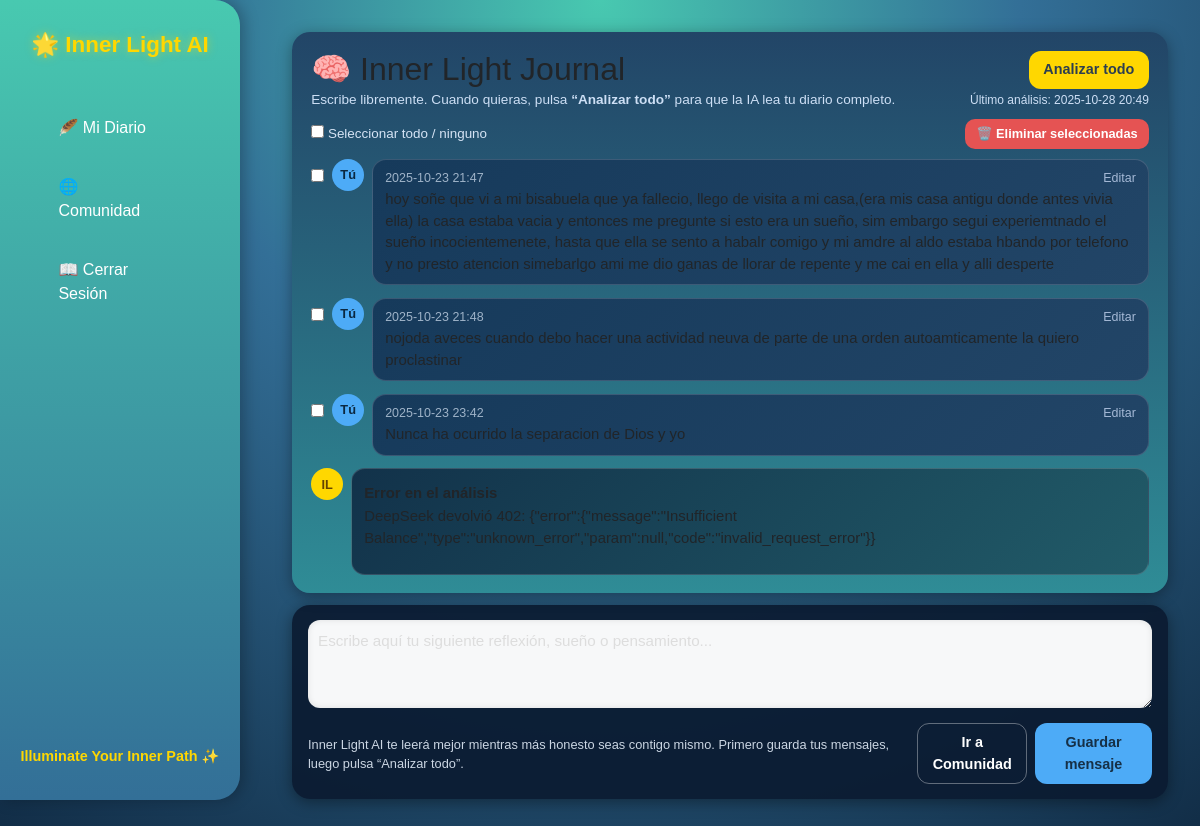
Before: /journal/ (signed in) with the older database file.
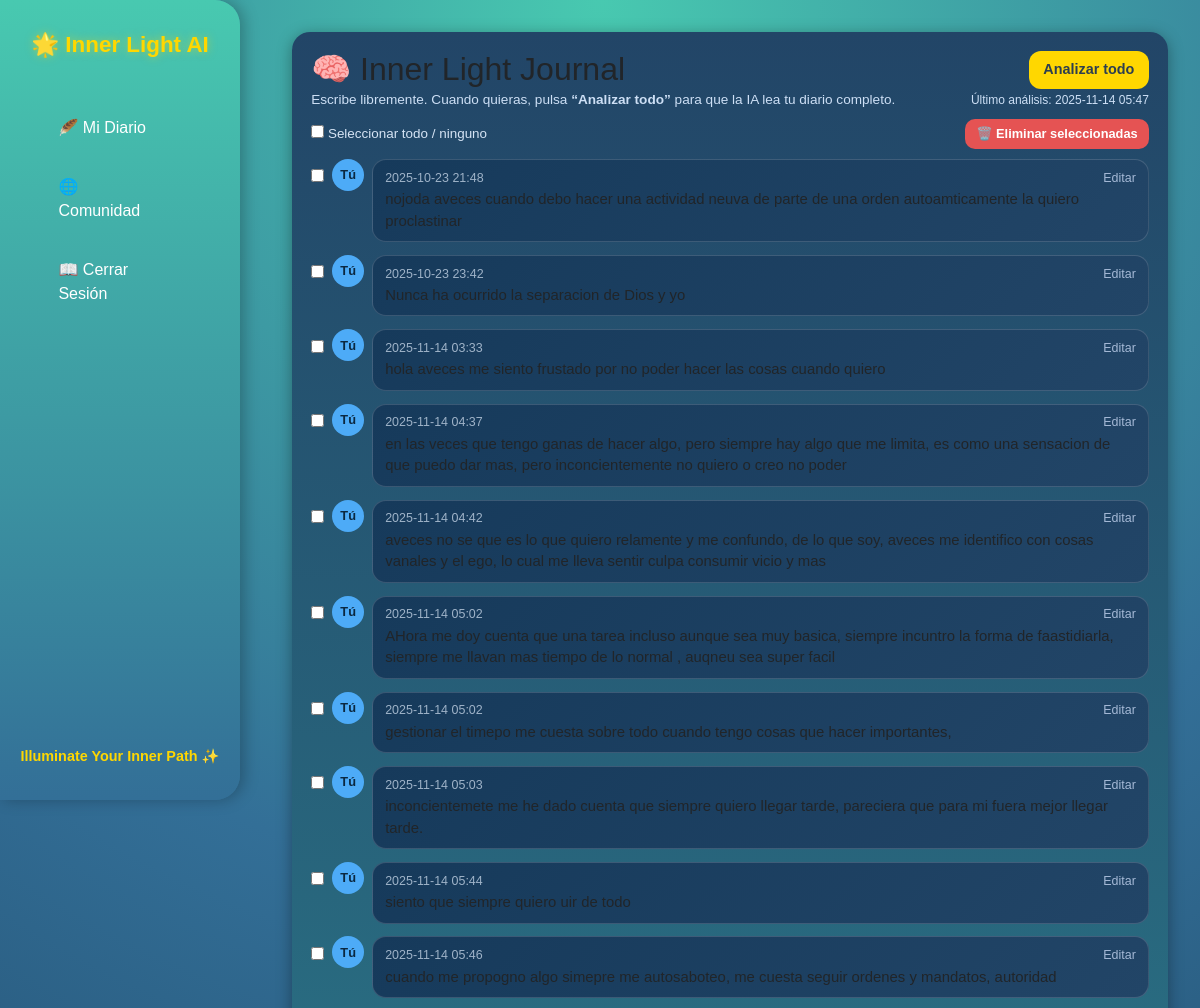
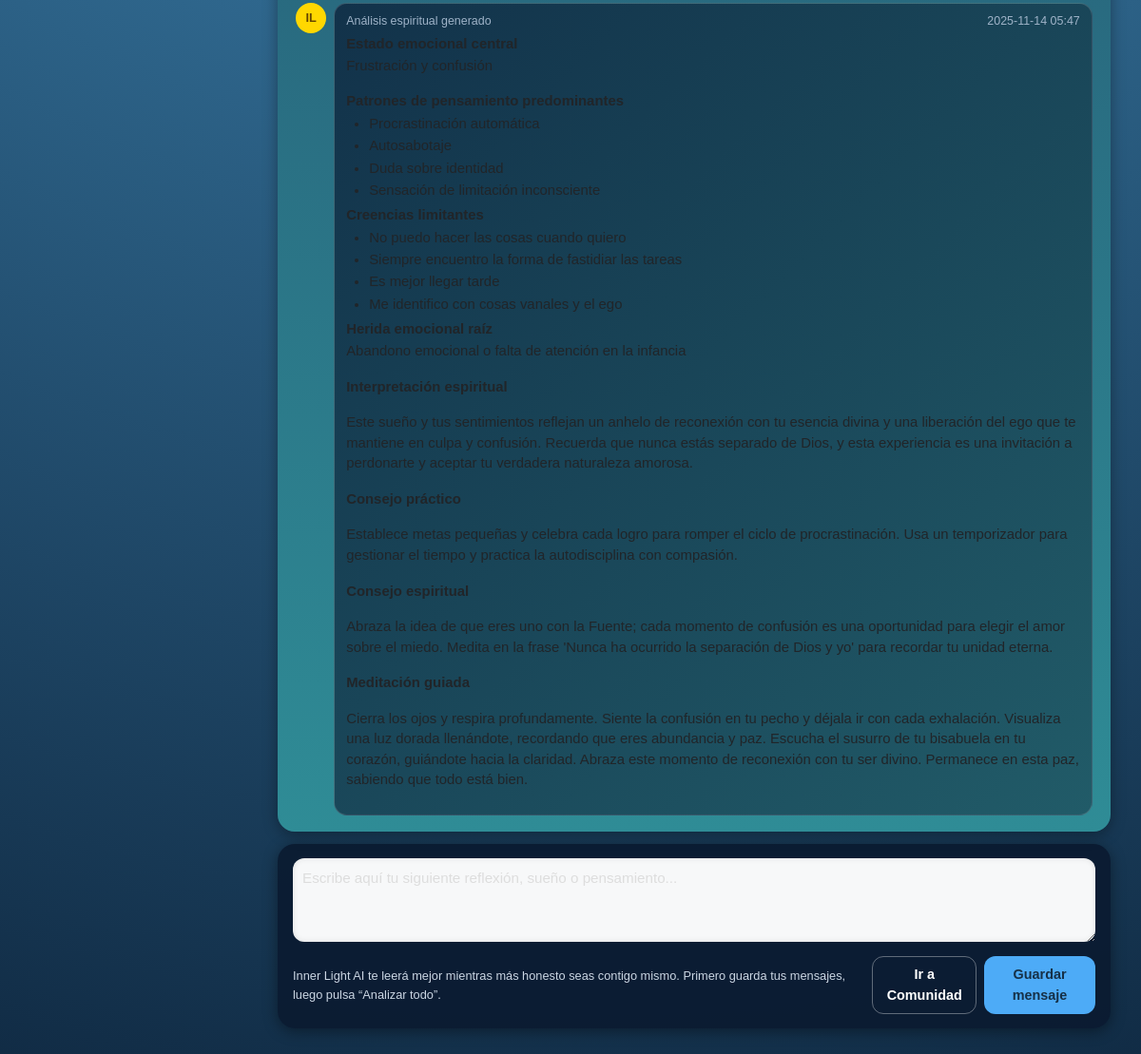
After: the same page with the newer database file (2 pictures, top to bottom).
### journal/models.py (models this page shows, shortened)
class JournalAnalysis(models.Model):
    user = models.ForeignKey(User, on_delete=models.CASCADE, related_name='journal_analyses')
    result_json = models.TextField()
    created_at = models.DateTimeField(auto_now_add=True)
    class Meta:
        ordering = ['-created_at']

class JournalEntry(models.Model):
    user = models.ForeignKey(User, on_delete=models.CASCADE)
    content = models.TextField()
    created_at = models.DateTimeField(auto_now_add=True)

### journal/views.py (the view, shortened to what this page needs)
# urls.py: path("", views.journal_list, name="list"),
@login_required
def journal_list(request):
    entries = JournalEntry.objects.filter(user=request.user).order_by('created_at')
    last_analysis_obj = JournalAnalysis.objects.filter(user=request.user).first()
    analysis_data = None
    analysis_warning = None
    analysis_error = None
    last_analysis_dt = None
    if last_analysis_obj:
        last_analysis_dt = last_analysis_obj.created_at
        try:
            parsed = json.loads(last_analysis_obj.result_json) if last_analysis_obj.result_json else {}
            if isinstance(parsed, dict):
                analysis_warning = parsed.pop('_warning', None)
                analysis_error = parsed.pop('_error', None)
                analysis_data = parsed
        except Exception:
            analysis_error = "No se pudo leer el resultado del análisis."
            analysis_data = None
    return render(request, 'journal/journal_list.html', {
        'entries': entries,
        'analysis_data': analysis_data,
        'analysis_warning': analysis_warning,
        'analysis_error': analysis_error,
        'last_analysis_dt': last_analysis_dt,
    })

### journal/templates/journal/journal_list.html (shortened to what this page needs)
{% extends "journal/base_journal.html" %}
{% block content %}
<div class="sidebar">
  <h2>🌟 Inner Light AI</h2>
  <nav>
    <a href="{% url 'journal:list' %}">🪶 Mi Diario</a>
    <a href="{% url 'journal:community' %}">🌐 Comunidad</a>
    <a href="{% url 'logout' %}">📖 Cerrar Sesión</a>
  </nav>
  <div class="footer">Illuminate Your Inner Path ✨</div>
</div>
<div class="content">
  <div class="shell">
    <div class="card">
      <div style="display:flex; justify-content:space-between; align-items:center; margin-bottom:.5rem;">
        <div>
          <h2 style="margin:0;">🧠 Inner Light Journal</h2>
          <p style="margin:.15rem 0 0; font-size:.85rem; color:#cddff5;">
            Escribe libremente. Cuando quieras, pulsa <strong>“Analizar todo”</strong> para que la IA lea tu diario completo.
          </p>
        </div>
        <div style="text-align:right;">
          <a class="btn secondary" href="{% url 'journal:analyze' %}">Analizar todo</a>
          {% if last_analysis_dt %}
            <div style="font-size:.75rem; color:#cddff5; margin-top:.15rem;">
              Último análisis: {{ last_analysis_dt|date:"Y-m-d H:i" }}
            </div>
          {% endif %}
        </div>
      </div>
      <form method="post" action="{% url 'journal:entries_bulk_delete' %}" id="bulk-delete-form">
        <div class="bulk-toolbar">
          <div>
            <label>
              <input type="checkbox" id="select-all-checkbox">
              Seleccionar todo / ninguno
            </label>
          </div>
          <div>
            <button type="submit" class="btn-danger" onclick="return confirm('¿Eliminar todas las entradas seleccionadas?');">
              🗑️ Eliminar seleccionadas
            </button>
          </div>
        </div>
        <div class="chat-thread">
          {% if entries %}
            {% for e in entries %}
              <div class="chat-message">
                <div class="entry-checkbox">
                  <input type="checkbox" name="selected_entries" value="{{ e.id }}" class="entry-checkbox-item">
                </div>
                <div class="chat-avatar user">Tú</div>
                <div class="chat-bubble">
                  <div class="chat-meta">
                    <span>{{ e.created_at|date:"Y-m-d H:i" }}</span>
                    <span class="entry-tools">
                      <a href="{% url 'journal:entry_edit' e.id %}">Editar</a>
                    </span>
                  </div>
                  <div>{{ e.content }}</div>
                </div>
              </div>
            {% endfor %}
          {% endif %}
          {% if analysis_error %}
            <div class="chat-message">
              <div class="chat-avatar ai">IL</div>
              <div class="chat-bubble ai">
                <div class="section-title">Error en el análisis</div>
                <p>{{ analysis_error }}</p>
              </div>
            </div>
          {% elif analysis_data %}
            <div class="chat-message">
              <div class="chat-avatar ai">IL</div>
              <div class="chat-bubble ai">
                <div class="chat-meta">
                  <span>Análisis espiritual generado</span>
                  {% if last_analysis_dt %}
                    <span>{{ last_analysis_dt|date:"Y-m-d H:i" }}</span>
                  {% endif %}
                </div>
                {% if analysis_data.estado_emocional_central %}
                  <div class="section-title">Estado emocional central</div>
                  <p>{{ analysis_data.estado_emocional_central }}</p>
                {% endif %}
                {% if analysis_data.patrones_pensamiento %}
                  <div class="section-title">Patrones de pensamiento predominantes</div>
                  <ul class="section-list">
                    {% for p in analysis_data.patrones_pensamiento %}
                      <li>{{ p }}</li>
                    {% endfor %}
                  </ul>
                {% endif %}
                {% if analysis_data.creencias_limitantes %}
                  <div class="section-title">Creencias limitantes</div>
                  <ul class="section-list">
                    {% for c in analysis_data.creencias_limitantes %}
                      <li>{{ c }}</li>
                    {% endfor %}
                  </ul>
                {% endif %}
                {% if analysis_data.herida_emocional_raiz %}
                  <div class="section-title">Herida emocional raíz</div>
                  <p>{{ analysis_data.herida_emocional_raiz }}</p>
                {% endif %}
                {% if analysis_data.interpretacion_espiritual %}
                  <div class="section-title">Interpretación espiritual</div>
                  <p>{{ analysis_data.interpretacion_espiritual|linebreaks }}</p>
                {% endif %}
                {% if analysis_data.consejo_practico %}
                  <div class="section-title">Consejo práctico</div>
                  <p>{{ analysis_data.consejo_practico|linebreaks }}</p>
                {% endif %}
                {% if analysis_data.consejo_espiritual %}
                  <div class="section-title">Consejo espiritual</div>
                  <p>{{ analysis_data.consejo_espiritual|linebreaks }}</p>
                {% endif %}
                {% if analysis_data.meditacion_guiada %}
                  <div class="section-title">Meditación guiada</div>
                  <p>{{ analysis_data.meditacion_guiada|linebreaks }}</p>
                {% endif %}
              </div>
            </div>
          {% endif %}
        </div>
      </form>
    </div>
    <div class="input-card">
      <form method="post" action="">
        <textarea class="input" name="content" rows="3" placeholder="Escribe aquí tu siguiente reflexión, sueño o pensamiento..."></textarea>
        <div class="input-actions">
          <div class="input-hint">
            Inner Light AI te leerá mejor mientras más honesto seas contigo mismo.
            Primero guarda tus mensajes, luego pulsa “Analizar todo”.
          </div>
          <div style="display:flex; gap:.5rem;">
            <a class="btn ghost" href="{% url 'journal:community' %}">Ir a Comunidad</a>
            <button class="btn primary" type="submit">Guardar mensaje</button>
          </div>
        </div>
      </form>
    </div>
  </div>
</div>
{% endblock %}

### journal/templates/journal/base_journal.html (shortened to what this page needs)
<!DOCTYPE html>
<html lang="es">
<head>
    <link href="https://cdn.jsdelivr.net/npm/bootstrap@5.3.2/dist/css/bootstrap.min.css" rel="stylesheet">
</head>
<body>
    {% block content %}{% endblock %}
</body>
</html>

### journal/templates/journal/base_journal.html (style rules this page uses)
body { background: linear-gradient(135deg, #3a0ca3, #7209b7, #f72585); color: white; min-height: 100vh; }
.card { background-color: rgba(255,255,255,0.1); border: none; }
textarea { background-color: rgba(255,255,255,0.2); color: white; border: none; }
textarea::placeholder { color: #ddd; }

### journal/templates/journal/journal_list.html (style rules this page uses)
body { background: radial-gradient(circle at top, #48C9B0 0, #336F97 40%, #102a43 100%); color: #FFFFFF; font-family: 'Poppins', sans-serif; margin: 0; overflow-x: hidden; }
.sidebar { position: fixed; top: 0; left: 0; width: 240px; height: 100vh; background: linear-gradient(180deg, #48C9B0, #336F97); display: flex; flex-direction: column; align-items: center; padding: 2rem 1rem; border-top-right-radius: 25px; border-bottom-right-radius: 25px; box-shadow: 4px 0 15px rgba(0, 0, 0, 0.25); z-index: 100; }
.sidebar h2 { color: #FFD700; font-weight: 700; font-size: 1.4rem; margin-bottom: 2rem; text-align: center; text-shadow: 0 0 8px rgba(255, 215, 0, 0.5); }
.sidebar nav a { display: block; color: #FFFFFF; text-decoration: none; margin: 15px 0; padding: 10px 20px; width: 85%; text-align: left; border-radius: 10px; font-weight: 500; transition: all 0.3s ease; }
.sidebar .footer { margin-top: auto; text-align: center; color: #FFD700; font-weight: 600; font-size: 0.9rem; }
.content { margin-left: 260px; padding: 2rem 2rem 4rem; display: flex; flex-direction: column; align-items: center; gap: 1rem; }
.shell { width: 100%; max-width: 900px; display: flex; flex-direction: column; gap: 0.8rem; }
.card { background: linear-gradient(180deg, #224567, #2f8c96); border-radius: 18px; padding: 1.1rem 1.2rem; box-shadow: 0 3px 15px rgba(0,0,0,.35); }
.chat-thread { display: flex; flex-direction: column; gap: 0.8rem; }
.chat-message { display: flex; gap: .5rem; align-items:flex-start; }
.chat-avatar { width: 32px; height: 32px; border-radius: 999px; display: flex; align-items: center; justify-content: center; font-size: .8rem; font-weight: 700; }
.chat-avatar.user { background: #4dabf7; color:#0b2840; }
.chat-avatar.ai { background: #FFD700; color:#634300; }
.chat-bubble { flex: 1; padding: .55rem .75rem; border-radius: 14px; font-size: .93rem; line-height: 1.45; background: linear-gradient(135deg,#163a5b,#224567); border: 1px solid rgba(255,255,255,.15); }
.chat-bubble.ai { background: linear-gradient(135deg,#12324a,#215b68); }
.chat-meta { display:flex; justify-content:space-between; align-items:center; font-size: .78rem; color: #9fb3c8; margin-bottom: .15rem; }
.entry-tools { display:flex; gap:.5rem; align-items:center; font-size:.78rem; }
.entry-tools a { color:#a5b9d6; text-decoration:none; }
.entry-checkbox { margin-top:.4rem; }
.bulk-toolbar { display:flex; justify-content:space-between; align-items:center; margin-bottom:.6rem; font-size:.84rem; color:#d6e4f5; }
.bulk-toolbar button { border:none; border-radius:10px; padding:.35rem .7rem; font-size:.8rem; font-weight:600; cursor:pointer; }
.btn-danger { background:#e55353; color:#fff; }
.section-title { font-weight: 600; margin-top: .3rem; margin-bottom: .1rem; }
.section-list { margin: .15rem 0 .3rem 1.1rem; padding-left: .4rem; }
.section-list li { margin-bottom: .1rem; }
.input-card { background: rgba(10, 26, 48, 0.9); border-radius: 18px; padding: .9rem 1rem; box-shadow: 0 3px 15px rgba(0,0,0,.4); }
textarea.input { border: none; border-radius: 12px; resize: vertical; padding: 10px; width: 100%; color: #2C3E50; font-size: .95rem; background-color: rgba(255, 255, 255, 0.97); box-shadow: inset 0 0 6px rgba(0, 0, 0, 0.1); }
.input-actions { display: flex; justify-content: space-between; align-items: center; gap: .6rem; margin-top: .5rem; }
.input-hint { font-size: .8rem; color: #cbd6e3; }
.btn { border: none; border-radius: 12px; padding: .5rem .9rem; font-weight: 700; cursor: pointer; font-size: .9rem; }
.btn.primary { background: #4dabf7; color: #163047; }
.btn.secondary { background: #FFD700; color:#2C3E50; }
.btn.ghost { background: transparent; color: #fff; border: 1px solid rgba(255,255,255,.35); }

Changed rows visible on the page:
no longer on this page (row unchanged): JournalAnalysis: created_at "2025-10-28 20:49"
removed JournalEntry: created_at "2025-10-23 21:47", content "hoy soñe que vi a mi bisabuela que ya fallecio, llego de visita a mi casa,(era mis casa antigu donde antes vivia ella) la casa estaba vacia y entonces me pregunte si esto era un sueño, sim embargo segui experiemtnado el sueño incocientemenete, hasta que ella se sento a habalr comigo y mi amdre al aldo estaba hbando por telefono y no presto atencion simebarlgo ami me dio ganas de llorar de repente y me cai en ella y alli desperte"
added JournalAnalysis: created_at "2025-11-14 05:47"
added JournalEntry: created_at "2025-11-14 03:33", content "hola aveces me siento frustado por no poder hacer las cosas cuando quiero"
added JournalEntry: created_at "2025-11-14 04:37", content "en las veces que tengo ganas de hacer algo, pero siempre hay algo que me limita, es como una sensacion de que puedo dar mas, pero inconcientemente no quiero o creo no poder"
added JournalEntry: created_at "2025-11-14 04:42", content "aveces no se que es lo que quiero relamente y me confundo, de lo que soy, aveces me identifico con cosas vanales y el ego, lo cual me lleva sentir culpa consumir vicio y mas"
added JournalEntry: created_at "2025-11-14 05:02", content "AHora me doy cuenta que una tarea incluso aunque sea muy basica, siempre incuntro la forma de faastidiarla, siempre me llavan mas tiempo de lo normal , auqneu sea super facil"
added JournalEntry: created_at "2025-11-14 05:02", content "gestionar el timepo me cuesta sobre todo cuando tengo cosas que hacer importantes,"
added JournalEntry: created_at "2025-11-14 05:03", content "inconcientemete me he dado cuenta que siempre quiero llegar tarde, pareciera que para mi fuera mejor llegar tarde."
added JournalEntry: created_at "2025-11-14 05:44", content "siento que siempre quiero uir de todo"
added JournalEntry: created_at "2025-11-14 05:46", content "cuando me propogno algo simepre me autosaboteo, me cuesta seguir ordenes y mandatos, autoridad"
Other visible differences:
{{ analysis_data.herida_emocional_raiz }}: (not shown) → "Abandono emocional o falta de atención en la infancia"
{{ analysis_data.interpretacion_espiritual|linebreaks }}: (not shown) → "Este sueño y tus sentimientos reflejan un anhelo de reconexión con tu esencia divina y una liberación del ego que te mantiene en culpa y confusión. Recuerda que nunca estás separado de Dios, y esta experiencia es una invitación a perdonarte y aceptar tu verdadera naturaleza amorosa."
{{ analysis_data.consejo_practico|linebreaks }}: (not shown) → "Establece metas pequeñas y celebra cada logro para romper el ciclo de procrastinación. Usa un temporizador para gestionar el tiempo y practica la autodisciplina con compasión."
{{ analysis_data.consejo_espiritual|linebreaks }}: (not shown) → "Abraza la idea de que eres uno con la Fuente; cada momento de confusión es una oportunidad para elegir el amor sobre el miedo. Medita en la frase 'Nunca ha ocurrido la separación de Dios y yo' para recordar tu unidad eterna."
{{ analysis_data.meditacion_guiada|linebreaks }}: (not shown) → "Cierra los ojos y respira profundamente. Siente la confusión en tu pecho y déjala ir con cada exhalación. Visualiza una luz dorada llenándote, recordando que eres abundancia y paz. Escucha el susurro de tu bisabuela en tu corazón, guiándote hacia la claridad. Abraza este momento de reconexión con tu ser divino. Permanece en esta paz, sabiendo que todo está bien."
{{ analysis_error }}: "DeepSeek devolvió 402: {\"error\":{\"message\":\"Insufficient Balance\",\"type\":\"unknown_error\",\"param\":null,\"code\":\"invalid_request_error\"}}" → (not shown)
text now shown: "Análisis espiritual generado Interpretación espiritual Consejo práctico Consejo espiritual Meditación guiada"
new list line: "Siempre encuentro la forma de fastidiar las tareas"
new list line: "Me identifico con cosas vanales y el ego"
